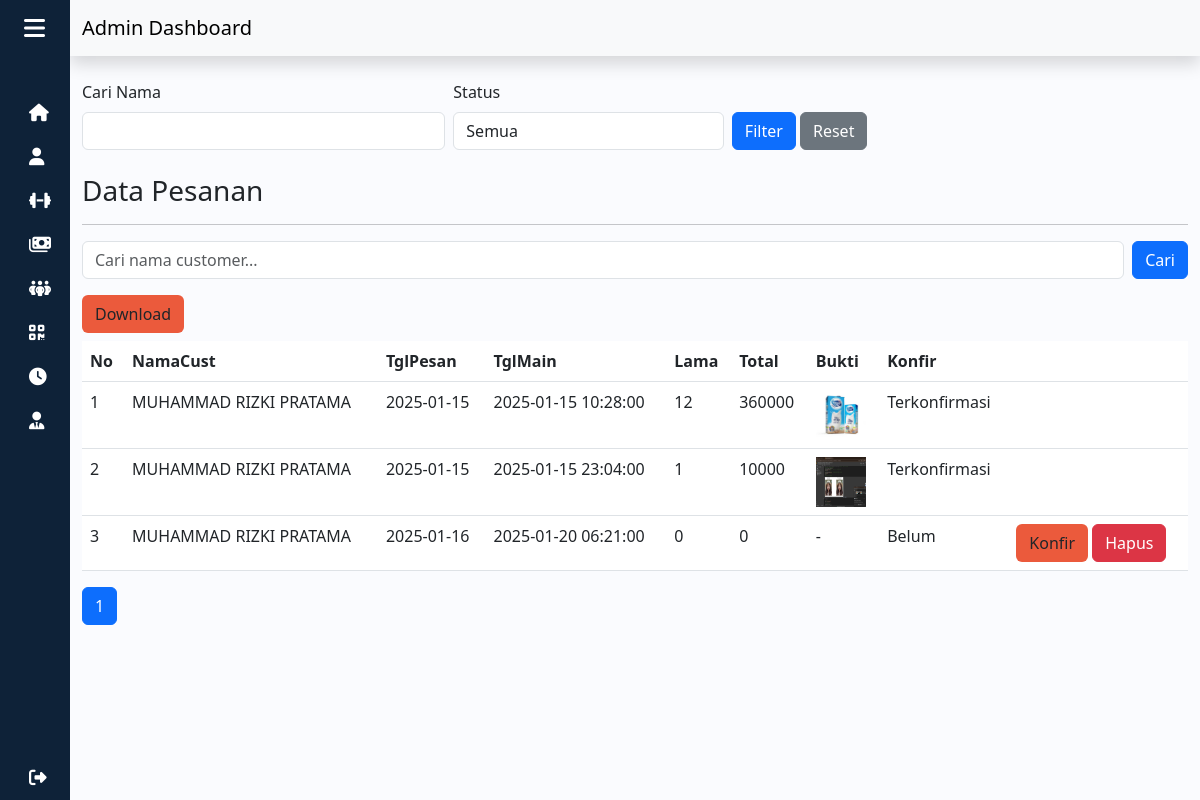
Page /admin/pesan.php (signed in) on the earlier database version.
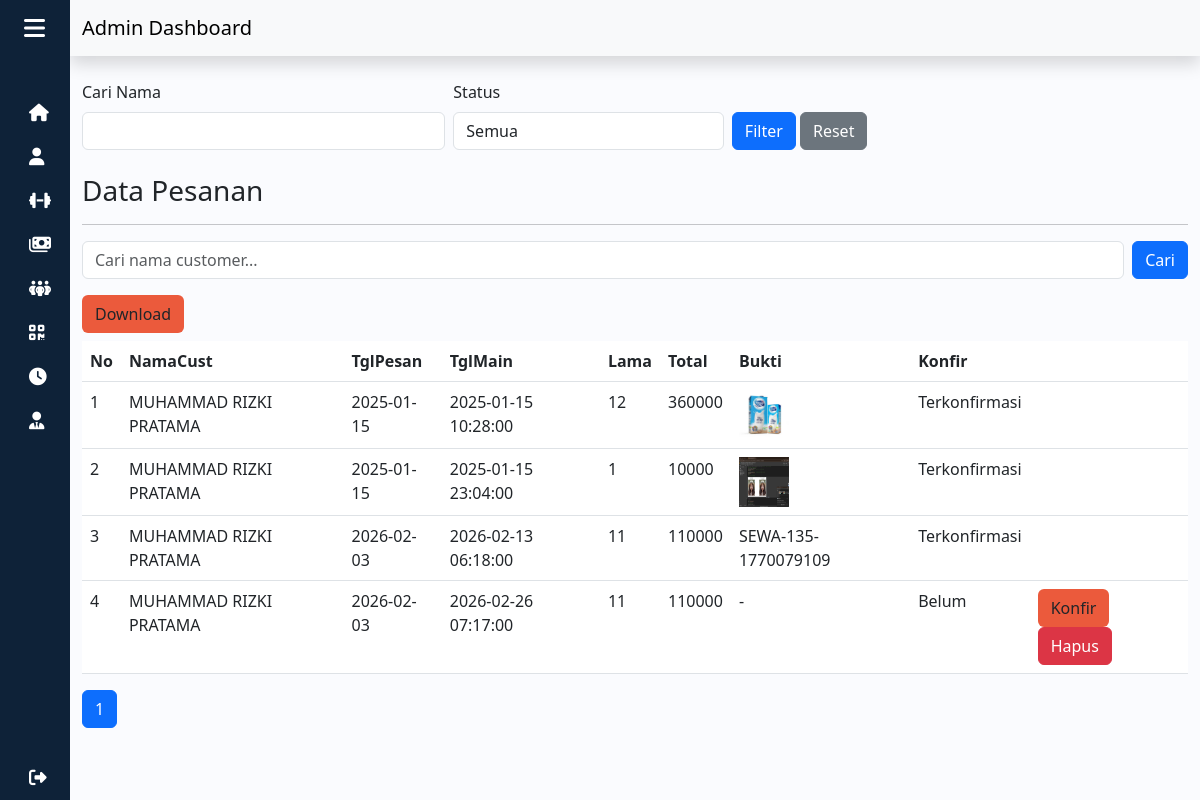
Same page on the later database version.
### tables this page shows
CREATE TABLE `sewa_212279` (
  `212279_id_sewa` int(11) NOT NULL,
  `212279_id_user` int(11) NOT NULL,
  `212279_id_lapangan` int(11) NOT NULL,
  `212279_tanggal_pesan` date NOT NULL,
  `212279_lama_sewa` int(11) NOT NULL,
  `212279_jam_mulai` datetime NOT NULL,
  `212279_jam_habis` datetime NOT NULL,
  `212279_harga` int(11) NOT NULL,
  `212279_total` int(11) NOT NULL
);

CREATE TABLE `user_212279` (
  `212279_id_user` int(11) NOT NULL,
  `212279_email` varchar(50) NOT NULL,
  `212279_password` varchar(32) NOT NULL,
  `212279_no_handphone` varchar(20) NOT NULL,
  `212279_jenis_kelamin` varchar(10) NOT NULL,
  `212279_nama_lengkap` varchar(60) NOT NULL,
  `212279_alamat` text NOT NULL,
  `212279_foto` text NOT NULL
);

CREATE TABLE `bayar_212279` (
  `212279_id_bayar` int(11) NOT NULL,
  `212279_id_sewa` int(11) NOT NULL,
  `212279_bukti` text NOT NULL,
  `212279_tanggal_upload` date NOT NULL,
  `212279_konfirmasi` varchar(50) NOT NULL DEFAULT 'Belum'
);

### functions.php (called while the page is built, shortened)
<?php
$conn = mysqli_connect("localhost", "root", "", "dbfutsal");
function query($query)
{
  global $conn;
  $result = mysqli_query($conn, $query);
  $rows = [];
  while ($row = mysqli_fetch_assoc($result)) {
    $rows[] = $row;
  }
  return $rows;
}

### admin/pesan.php (the view, shortened to what the changed rows need)
<?php
require "../functions.php";
$jmlHalamanPerData = 4;
$baseQuery = "FROM sewa_212279
JOIN user_212279 ON sewa_212279.212279_id_user = user_212279.212279_id_user
LEFT JOIN bayar_212279 ON sewa_212279.212279_id_sewa = bayar_212279.212279_id_sewa
WHERE 1=1";
$jumlahData = count(query("SELECT sewa_212279.212279_id_sewa $baseQuery"));
$jmlHalaman = ceil($jumlahData / $jmlHalamanPerData);
if (isset($_GET["halaman"])) {
  $halamanAktif = $_GET["halaman"];
} else {
  $halamanAktif = 1;
}
$awalData = ($jmlHalamanPerData * $halamanAktif) - $jmlHalamanPerData;
$queryParams = [];
$pesan = query("SELECT sewa_212279.212279_id_sewa,
  user_212279.212279_nama_lengkap,
  sewa_212279.212279_tanggal_pesan,
  sewa_212279.212279_jam_mulai,
  sewa_212279.212279_lama_sewa,
  sewa_212279.212279_total,
  bayar_212279.212279_bukti,
  IFNULL(bayar_212279.212279_konfirmasi,'Belum') AS 212279_konfirmasi
  $baseQuery
  LIMIT $awalData, $jmlHalamanPerData");
?>
<!DOCTYPE html>
<html lang="en">
<head>
  <link rel="stylesheet" href="../style.css">
  <link rel="stylesheet" href="https://cdnjs.cloudflare.com/ajax/libs/font-awesome/6.4.0/css/all.min.css">
  <link href="https://cdn.lineicons.com/4.0/lineicons.css" rel="stylesheet" />
  <link href="https://cdn.jsdelivr.net/npm/bootstrap@5.3.0-alpha1/dist/css/bootstrap.min.css" rel="stylesheet">
</head>
<body>
  <div class="wrapper">
    <div class="main">
        <div class="container">
        <div class="table-responsive">
        <table class="table table-hover">
          <thead class="table-inti">
            <tr>
              <th scope="col">No</th>
              <th scope="col">NamaCust</th>
              <th scope="col">TglPesan</th>
              <th scope="col">TglMain</th>
              <th scope="col">Lama</th>
              <th scope="col">Total</th>
              <th scope="col">Bukti</th>
              <th scope="col">Konfir</th>
              <th scope="col"></th>
            </tr>
          </thead>
          <tbody>
            <?php $i = 1; ?>
            <?php foreach ($pesan as $row) : ?>
              <tr>
                <td><?= $i++; ?></td>
                <td><?= $row["212279_nama_lengkap"]; ?></td>
                <td><?= $row["212279_tanggal_pesan"]; ?></td>
                <td><?= $row["212279_jam_mulai"]; ?></td>
                <td><?= $row["212279_lama_sewa"]; ?></td>
                <td><?= $row["212279_total"]; ?></td>
                <td>
                  <?php
                  $bukti = $row["212279_bukti"];
                  $buktiPath = "../img/" . $bukti;
                  if (!empty($bukti) && file_exists($buktiPath)) {
                    echo '<img src="' . $buktiPath . '" width="50" height="50">';
                  } else {
                    echo $bukti ? $bukti : '-';
                  }
                  ?>
                </td>
                <td><?= $row["212279_konfirmasi"]; ?></td>
                <td>
                  <?php
                  $id_sewa = $row["212279_id_sewa"];
                  if ($row["212279_konfirmasi"] == "Terkonfirmasi") {
                    echo '';
                  } else {
                    echo ' <button type="button" class="btn btn-inti" data-bs-toggle="modal" data-bs-target="#konfirmasiModal' . $id_sewa . '">
                    Konfir
                  </button>
                  <button type="button" class="btn btn-danger" data-bs-toggle="modal" data-bs-target="#hapusModal' . $id_sewa . '">
                    Hapus
                  </button>
                  ';
                  }
                  ?>
                </td>
              </tr>
            <?php endforeach; ?>
          </tbody>
        </table>
        </div>
        <ul class="pagination">
          <?php
          $baseLink = http_build_query($queryParams);
          $pagePrefix = $baseLink ? $baseLink . '&' : '';
          ?>
          <?php for ($i = 1; $i <= $jmlHalaman; $i++) : ?>
            <?php if ($i == $halamanAktif) : ?>
              <li class="page-item active"><a class="page-link" href="?<?= $pagePrefix; ?>halaman=<?= $i; ?>"><?= $i; ?></a></li>
            <?php else : ?>
              <li class="page-item "><a class="page-link" href="?<?= $pagePrefix; ?>halaman=<?= $i; ?>"><?= $i; ?></a></li>
            <?php endif; ?>
          <?php endfor; ?>
        </ul>
        </div>
    </div>
</body>
</html>

Differences in the rows shown:
removed sewa_212279: user_212279.212279_nama_lengkap "MUHAMMAD RIZKI PRATAMA", 212279_tanggal_pesan "2025-01-16", 212279_jam_mulai "2025-01-20 06:21:00", 212279_lama_sewa "0", 212279_total "0", 212279_konfirmasi "Belum"
added sewa_212279: user_212279.212279_nama_lengkap "MUHAMMAD RIZKI PRATAMA", 212279_tanggal_pesan "2026-02-03", 212279_jam_mulai "2026-02-13 06:18:00", 212279_lama_sewa "11", 212279_total "110000", bayar_212279.212279_bukti "SEWA-135-1770079109", 212279_konfirmasi "Terkonfirmasi"
added sewa_212279: user_212279.212279_nama_lengkap "MUHAMMAD RIZKI PRATAMA", 212279_tanggal_pesan "2026-02-03", 212279_jam_mulai "2026-02-26 07:17:00", 212279_lama_sewa "11", 212279_total "110000", 212279_konfirmasi "Belum"
